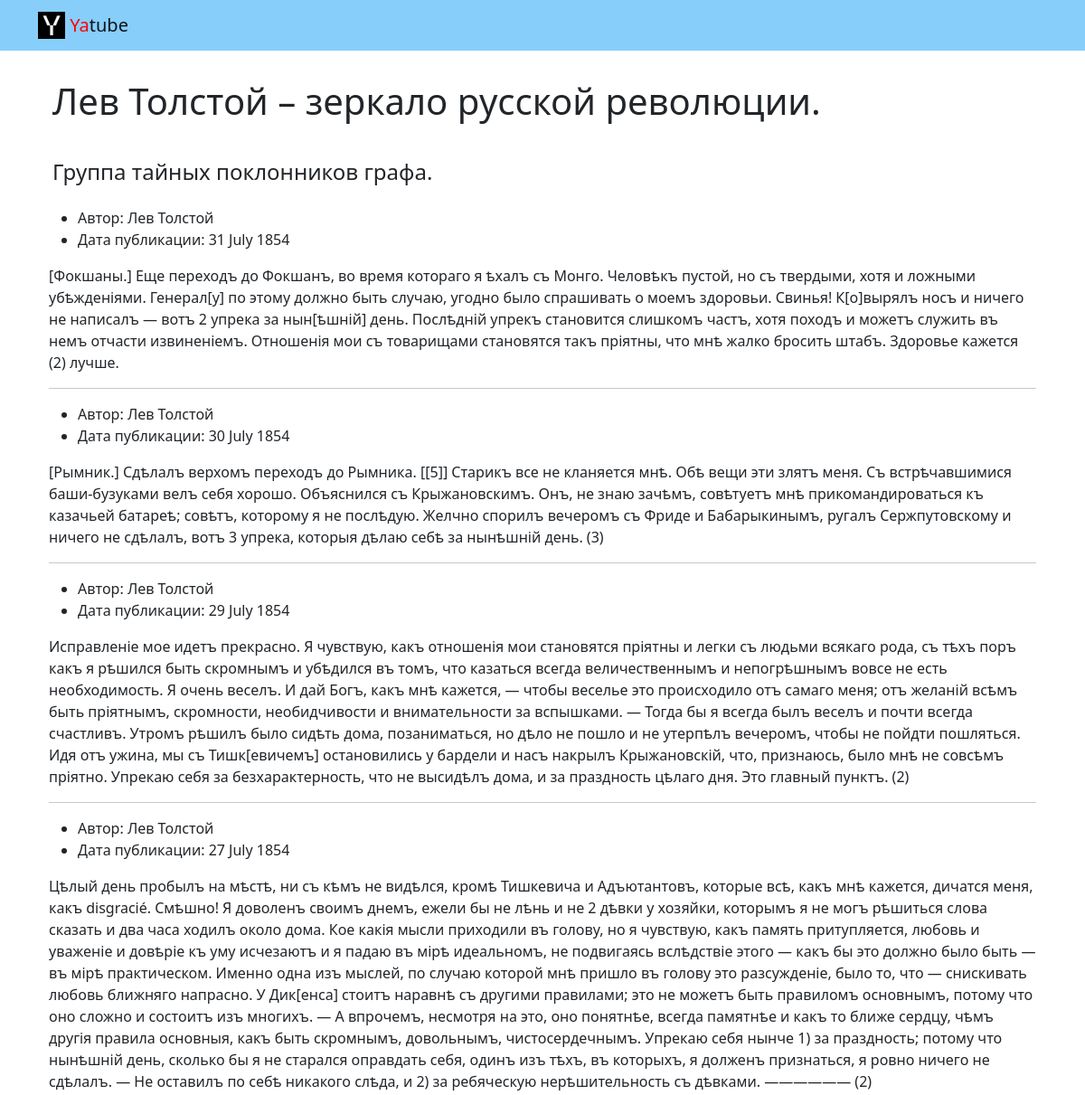
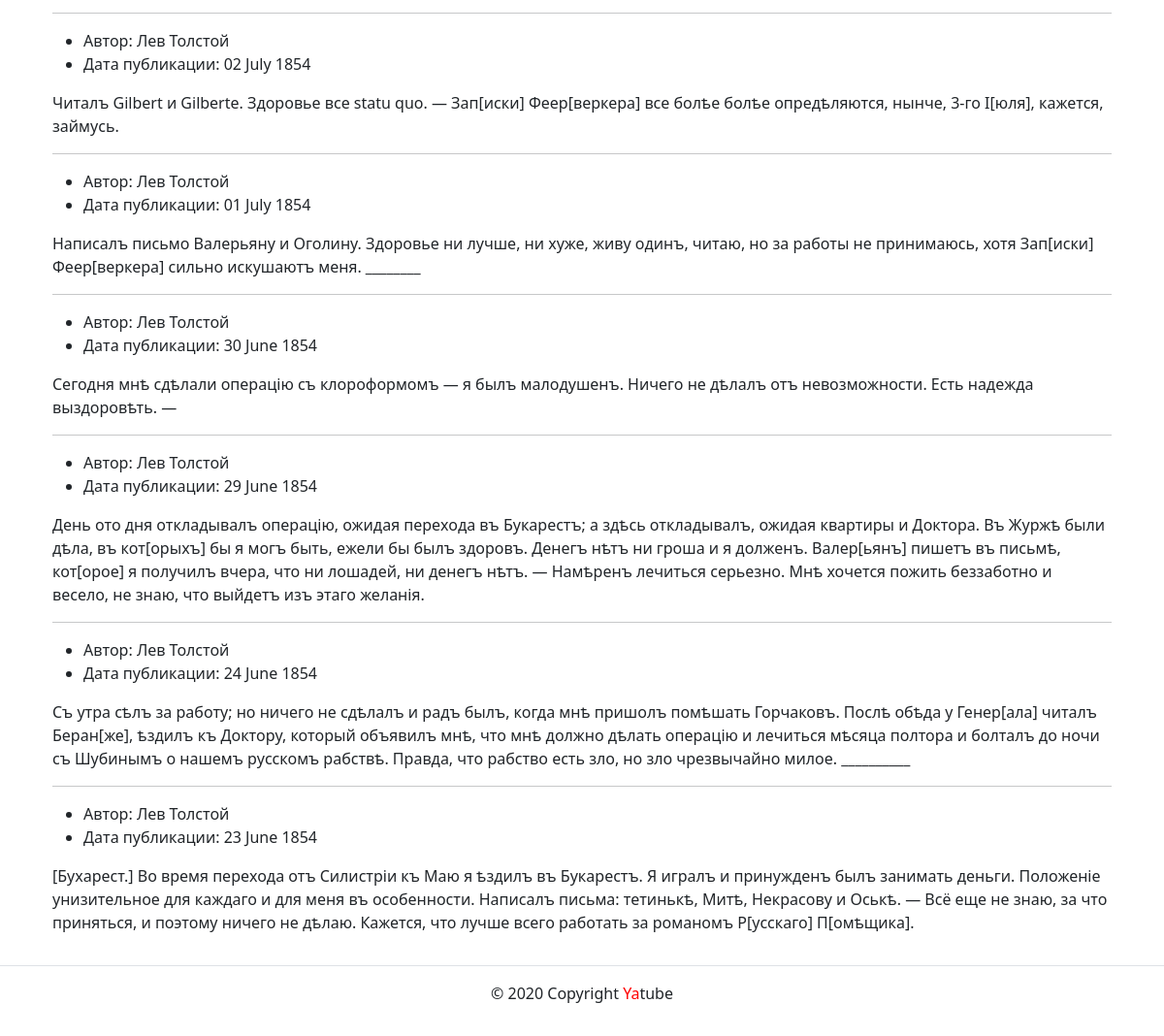
/group/Gruppa_tajnyh_poklonnikov_grafa/, run on the app's committed database (2 pictures, top to bottom).
### posts/models.py (models this page shows)
class Group(models.Model):
    title = models.CharField(
        max_length=100,
        verbose_name="Название")
    slug = models.SlugField(
        unique=True,
        db_index=True,
        verbose_name="Идентификатор")
    description = models.TextField(verbose_name="Описание")
    def __str__(self) -> str:
        return self.title

class Post(models.Model):
    text = models.TextField(verbose_name="Текст")
    pub_date = models.DateTimeField(
        auto_now_add=True,
        verbose_name="Дата создания")
    author = models.ForeignKey(
        User,
        on_delete=models.CASCADE,
        related_name='posts',
        verbose_name="Автор")
    group = models.ForeignKey(
        "Group",
        blank=True,
        null=True,
        on_delete=models.CASCADE,
        related_name='posts',
        verbose_name="Группа")

### posts/views.py (the view)
# urls.py: path('group/<slug:slug>/', views.group_posts, name='group_posts')
def group_posts(request, slug):
    group = get_object_or_404(Group, slug=slug)
    template = 'posts/group_list.html'
    posts = Post.objects.filter(group=group).order_by('-pub_date')[:10]
    context = {
        'group': group,
        'posts': posts,
    }
    return render(request, template, context)

### templates/posts/group_list.html
{% extends 'base.html' %}
{% block content %}
<div class="container">
  <div class="row">
    <h1 class="text-left p-3 justify-content-center">
      {{ group }}
    </h1>
  </div>
  <div class="row">
    <h4 class="text-left p-3 justify-content-center">
      {{ group.description }}
    </h4>
  </div>
  {% for post in posts %}
    <ul>
      <li>
        Автор: {{ post.author.get_full_name }}
      </li>
      <li>
        Дата публикации: {{ post.pub_date|date:"d E Y" }}
      </li>
    </ul>
    <p>{{ post.text }}</p>
    {% if not forloop.last %}<hr>{% endif %}
  {% endfor %}
</div>
{% endblock %}

### data on the page
Group: title "Лев Толстой – зеркало русской революции.", description "Группа тайных поклонников графа."
Post: author.get_full_name "Лев Толстой", pub_date "31 July 1854", text "[Фокшаны.] Еще переходъ до Фокшанъ, во время котораго я ѣхалъ съ Монго. Человѣкъ пустой, но съ твердыми, хотя и ложными убѣжденіями. Генерал[у] по этому должно быть случаю, угодно было спрашивать о моемъ здоровьи. Свинья! К[о]вырялъ носъ и ничего не написалъ — вотъ 2 упрека за нын[ѣшній] день. Послѣдній упрекъ становится слишкомъ частъ, хотя походъ и можетъ служить въ немъ отчасти извиненіемъ. Отношенія мои съ товарищами становятся такъ пріятны, что мнѣ жалко бросить штабъ. Здоровье кажется (2) лучше."
Post: author.get_full_name "Лев Толстой", pub_date "30 July 1854", text "[Рымник.] Сдѣлалъ верхомъ переходъ до Рымника. [[5]] Старикъ все не кланяется мнѣ. Обѣ вещи эти злятъ меня. Съ встрѣчавшимися баши-бузуками велъ себя хорошо. Объяснился съ Крыжановскимъ. Онъ, не знаю зачѣмъ, совѣтуетъ мнѣ прикомандироваться къ казачьей батареѣ; совѣтъ, которому я не послѣдую. Желчно спорилъ вечеромъ съ Фриде и Бабарыкинымъ, ругалъ Сержпутовскому и ничего не сдѣлалъ, вотъ 3 упрека, которыя дѣлаю себѣ за нынѣшній день. (3)"
Post: author.get_full_name "Лев Толстой", pub_date "29 July 1854", text "Исправленіе мое идетъ прекрасно. Я чувствую, какъ отношенія мои становятся пріятны и легки съ людьми всякаго рода, съ тѣхъ поръ какъ я рѣшился быть скромнымъ и убѣдился въ томъ, что казаться всегда величественнымъ и непогрѣшнымъ вовсе не есть необходимость. Я очень веселъ. И дай Богъ, какъ мнѣ кажется, — чтобы веселье это происходило отъ самаго меня; отъ желаній всѣмъ быть пріятнымъ, скромности, необидчивости и внимательности за вспышками. — Тогда бы я всегда былъ веселъ и почти всегда счастливъ. Утромъ рѣшилъ было сидѣть дома, позаниматься, но дѣло не пошло и не утерпѣлъ вечеромъ, чтобы не пойдти пошляться. Идя отъ ужина, мы съ Тишк[евичемъ] остановились у бардели и насъ накрылъ…"
Post: author.get_full_name "Лев Толстой", pub_date "27 July 1854", text "Цѣлый день пробылъ на мѣстѣ, ни съ кѣмъ не видѣлся, кромѣ Тишкевича и Адъютантовъ, которые всѣ, какъ мнѣ кажется, дичатся меня, какъ disgracié. Смѣшно! Я доволенъ своимъ днемъ, ежели бы не лѣнь и не 2 дѣвки у хозяйки, которымъ я не могъ рѣшиться слова сказать и два часа ходилъ около дома. Кое какія мысли приходили въ голову, но я чувствую, какъ память притупляется, любовь и уваженіе и довѣріе къ уму исчезаютъ и я падаю въ мірѣ идеальномъ, не подвигаясь вслѣдствіе этого — какъ бы это должно было быть — въ мірѣ практическом. Именно одна изъ мыслей, по случаю которой мнѣ пришло въ голову это разсужденіе, было то, что — снискивать любовь ближняго напрасно. У Дик[енса] стоитъ наравнѣ съ другими…"
Post: author.get_full_name "Лев Толстой", pub_date "02 July 1854", text "Читалъ Gilbert и Gilberte. Здоровье все statu quo. — Зап[иски] Феер[веркера] все болѣе болѣе опредѣляются, нынче, 3-го І[юля], кажется, займусь."
Post: author.get_full_name "Лев Толстой", pub_date "01 July 1854", text "Написалъ письмо Валерьяну и Оголину. Здоровье ни лучше, ни хуже, живу одинъ, читаю, но за работы не принимаюсь, хотя Зап[иски] Феер[веркера] сильно искушаютъ меня. ________"
Post: author.get_full_name "Лев Толстой", pub_date "30 June 1854", text "Сегодня мнѣ сдѣлали операцію съ клороформомъ — я былъ малодушенъ. Ничего не дѣлалъ отъ невозможности. Есть надежда выздоровѣть. —"
Post: author.get_full_name "Лев Толстой", pub_date "29 June 1854", text "День ото дня откладывалъ операцію, ожидая перехода въ Букарестъ; a здѣсь откладывалъ, ожидая квартиры и Доктора. Въ Журжѣ были дѣла, въ кот[орыхъ] бы я могъ быть, ежели бы былъ здоровъ. Денегъ нѣтъ ни гроша и я долженъ. Валер[ьянъ] пишетъ въ письмѣ, кот[орое] я получилъ вчера, что ни лошадей, ни денегъ нѣтъ. — Намѣренъ лечиться серьезно. Мнѣ хочется пожить беззаботно и весело, не знаю, что выйдетъ изъ этаго желанія."
Post: author.get_full_name "Лев Толстой", pub_date "24 June 1854", text "Съ утра сѣлъ за работу; но ничего не сдѣлалъ и радъ былъ, когда мнѣ пришолъ помѣшать Горчаковъ. Послѣ обѣда у Генер[ала] читалъ Беран[же], ѣздилъ къ Доктору, который объявилъ мнѣ, что мнѣ должно дѣлать операцію и лечиться мѣсяца полтора и болталъ до ночи съ Шубинымъ о нашемъ русскомъ рабствѣ. Правда, что рабство есть зло, но зло чрезвычайно милое. __________"
Post: author.get_full_name "Лев Толстой", pub_date "23 June 1854", text "[Бухарест.] Во время перехода отъ Силистріи къ Маю я ѣздилъ въ Букарестъ. Я игралъ и принужденъ былъ занимать деньги. Положеніе унизительное для каждаго и для меня въ особенности. Написалъ письма: тетинькѣ, Митѣ, Некрасову и Оськѣ. — Всё еще не знаю, за что приняться, и поэтому ничего не дѣлаю. Кажется, что лучше всего работать за романомъ Р[усскаго] П[омѣщика]."
